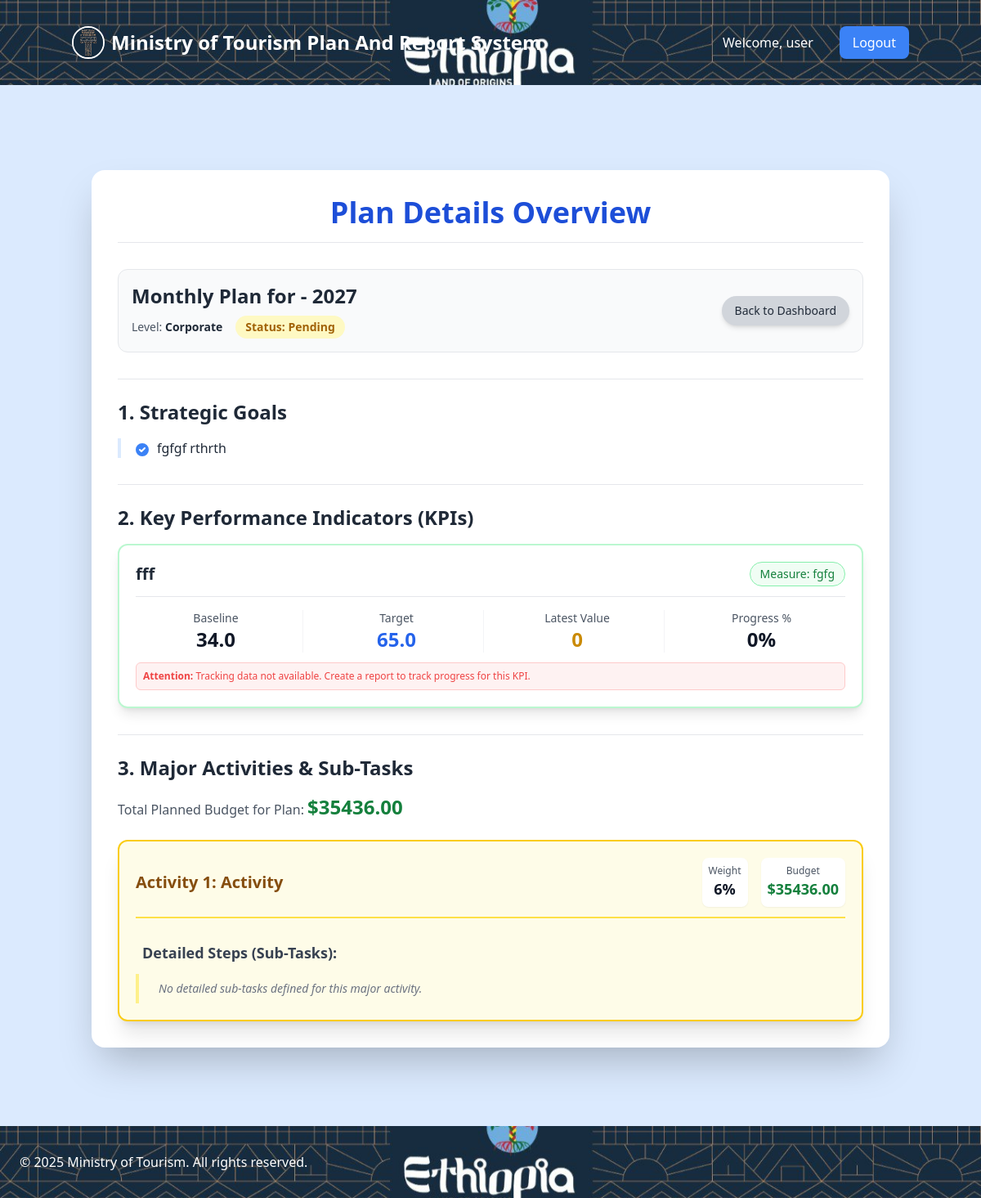
/plans/24/ (signed in), run on the app's committed database.
### accounts/models.py (models this page shows, shortened)
class User(AbstractUser):
    ROLE_CHOICES = (
        ('CORPORATE', 'Corporate'),
        ('STRATEGIC-TEAM', 'Strategic-Team'),
        ('MD', 'MD'),
        ('DEPARTMENT', 'Department'),
        ('DESK', 'Desk'),
        ('INDIVIDUAL', 'Individual'),
    )
    role = models.CharField(max_length=20, choices=ROLE_CHOICES, default='INDIVIDUAL')
    department = models.CharField(max_length=100, blank=True, null=True, help_text="Department of the user (e.g., Marketing, IT)")

### plans/models.py (models this page shows, shortened)
class Plan(models.Model):
    LEVEL_CHOICES = [
        ("individual", "Individual"),
        ("desk", "Desk"),
        ("department", "Department"),
        ("md", "MD"),
        ("corporate", "Corporate"),
        ("strategic-team", "Strategic Team")
    ]
    PLAN_TYPE_CHOICES = [
        ("weekly", "Weekly"),
        ("monthly", "Monthly"),
        ("quarterly", "Quarterly"),
        ("yearly", "Yearly"),
    ]
    user = models.ForeignKey(settings.AUTH_USER_MODEL, on_delete=models.CASCADE)
    level = models.CharField(max_length=20, choices=LEVEL_CHOICES)
    plan_type = models.CharField(max_length=20, choices=PLAN_TYPE_CHOICES)
    year = models.PositiveIntegerField()
    week_number = models.PositiveSmallIntegerField(
        choices=[(i, f"Week {i}") for i in range(1, 53)],
        null=True, blank=True
    )
    MONTH_CHOICES = [
        (1, "July"), (2, "August"), (3, "September"), (4, "October"),
        (5, "November"), (6, "December"), (7, "January"), (8, "February"),
        (9, "March"), (10, "April"), (11, "May"), (12, "June")
    ]
    month = models.PositiveSmallIntegerField(choices=MONTH_CHOICES, null=True, blank=True)
    quarter_number = models.PositiveSmallIntegerField(
        choices=[(i, f"Quarter {i}") for i in range(1, 5)],
        null=True, blank=True
    )
    status = models.CharField(
        max_length=20,
        choices=[("PENDING", "Pending"), ("APPROVED", "Approved"), ("REJECTED", "Rejected")],
        default="PENDING"
    )
    review_comments = models.TextField(blank=True, null=True)
    created_at = models.DateTimeField(auto_now_add=True)
    @property
    def total_budget(self):
        result = self.major_activities.aggregate(total_budget=Sum("budget"))
        return result["total_budget"] or 0.00

class StrategicGoal(models.Model):
    plan = models.ForeignKey(Plan, on_delete=models.CASCADE, related_name="goals", null=True, blank=True)
    title = models.CharField(max_length=255)

class KPI(models.Model):
    plan = models.ForeignKey(Plan, on_delete=models.CASCADE, related_name="kpis", null=True, blank=True)
    name = models.CharField(max_length=255)
    measurement = models.CharField(max_length=255, null=True, blank=True)
    baseline = models.FloatField()
    target = models.FloatField()
    target_q1 = models.FloatField(default=0.0)
    target_q2 = models.FloatField(default=0.0)
    target_q3 = models.FloatField(default=0.0)
    target_q4 = models.FloatField(default=0.0)

class MajorActivity(models.Model):
    plan = models.ForeignKey(
        Plan,
        on_delete=models.CASCADE,
        related_name="major_activities",
        null=True,
        blank=True
    )
    major_activity = models.CharField(max_length=255)
    weight = models.DecimalField(max_digits=5, decimal_places=2)
    budget = models.DecimalField(
    max_digits=10,
    decimal_places=2,
    default=0.00,
    help_text="Allocated budget for this Major Activity."
)
    responsible_person = models.ForeignKey(
        settings.AUTH_USER_MODEL,
        on_delete=models.SET_NULL,
        null=True,
        blank=True
    )

### plans/views.py (the view)
# urls.py: path('plans/<int:plan_id>/', views.view_plan, name='view_plan'),
@login_required
def view_plan(request, plan_id):
    plan = get_object_or_404(
        Plan.objects.prefetch_related(
            'goals',
            'kpis',
            'major_activities__detail_activities' # Ensure activities are fetched
        ),
        id=plan_id
    )
    user_role = request.user.role.lower()
    can_view = False
    if user_role == 'corporate' or (plan.user == request.user) or \
        (user_role == 'department' and plan.user.department == request.user.department):
        can_view = True
    if not can_view:
        raise Http404("You do not have permission to view this plan.")
    goals = plan.goals.all()
    kpis = plan.kpis.all()
    major_activities = plan.major_activities.all()
    context = {
        'plan': plan,
        'goals': plan.goals.all(),
        'kpis': plan.kpis.all(),
        'major_activities': plan.major_activities.all(),
    }
    return render(request, 'plans/view_plan.html', context)

### plans/templates/plans/view_plan.html (shortened to what this page needs)
{% extends "plans/base.html" %}
{% block content %}
<div class="bg-white p-6 sm:p-8 rounded-2xl shadow-2xl max-w-5xl mx-auto mt-8 lg:mt-12 mb-10">
    <h1 class="text-3xl sm:text-4xl font-extrabold text-center text-blue-700 mb-8 border-b pb-4">
        Plan Details Overview
    </h1>
    <div class="mb-8 p-4 border border-gray-200 rounded-xl bg-gray-50">
        <div class="flex flex-col md:flex-row justify-between items-start md:items-center gap-4">
            <div class="flex-1">
                <h2 class="text-2xl font-bold text-gray-800 mb-1">
                    {{ plan.plan_type|capfirst }} Plan
                    for
                    {% if plan.plan_type == 'yearly' %}
                    {{ plan.year }}
                    {% elif plan.plan_type == 'quarterly' %}
                    Q{{ plan.quarter_number }} - {{ plan.year }}
                    {% elif plan.plan_type == 'monthly' %}
                    {{ plan.month|date:"F" }} - {{ plan.year }}
                    {% elif plan.plan_type == 'weekly' %}
                    Week {{ plan.week_number }} - {{ plan.month|date:"F" }} - {{ plan.year }}
                    {% endif %}
                </h2>
                <div class="flex items-center space-x-4 text-sm mt-2">
                    <p class="text-gray-600 font-medium">Level: <span class="font-semibold text-gray-800">{{plan.level|capfirst }}</span></p>
                    <p class="font-bold text-sm px-3 py-1 rounded-full
                        {% if plan.status == 'APPROVED' %}bg-green-100 text-green-700
                        {% elif plan.status == 'REJECTED' %}bg-red-100 text-red-700
                        {% else %}bg-yellow-100 text-yellow-700
                        {% endif %}">
                        Status: {{ plan.get_status_display }}
                    </p>
                </div>
            </div>
            <div class="flex space-x-3 mt-3 md:mt-0">
                <a href="{% url 'dashboard' %}"
                    class="bg-gray-300 text-gray-800 font-medium py-2 px-4 rounded-full hover:bg-gray-400 transition-colors shadow-md text-sm">
                    Back to Dashboard
                </a>
            </div>
        </div>
    </div>
    <hr class="my-6">
    <h3 class="text-2xl font-bold text-gray-800 mt-6 mb-4">1. Strategic Goals</h3>
    <ul class="list-none space-y-3 mb-8 pl-4 border-l-4 border-blue-100">
        {% for goal in goals %}
        <li class="text-gray-700 flex items-start">
            <span class="font-medium text-gray-800">{{ goal.title }}</span>
        </li>
        {% empty %}
        <li class="text-gray-500 italic">No strategic goals defined.</li>
        {% endfor %}
    </ul>
    <hr class="my-6">
    <h3 class="text-2xl font-bold text-gray-800 mt-6 mb-4">2. Key Performance Indicators (KPIs)</h3>
    <div class="space-y-6 mb-8">
        {% for kpi in kpis %}
        <div class="border-2 border-green-200 p-5 rounded-xl bg-white shadow-lg">
            <div class="flex flex-col sm:flex-row justify-between items-start sm:items-center mb-4 border-b pb-3">
                <p class="font-bold text-xl text-gray-800">{{ kpi.name }}</p>
                <p
                    class="text-sm font-medium border border-green-300 bg-green-50 text-green-700 px-3 py-1 rounded-full mt-2 sm:mt-0">
                    Measure: {{ kpi.measurement|default:"N/A" }}
                </p>
            </div>
            <div class="grid grid-cols-2 md:grid-cols-4 gap-4 text-center">
                <div class="border-r border-gray-100 pr-2">
                    <span class="font-medium text-gray-600 block text-sm">Baseline</span>
                    <span class="text-gray-900 font-extrabold text-2xl">{{ kpi.baseline|default:"-" }}</span>
                </div>
                <div class="border-r border-gray-100 pr-2">
                    <span class="font-medium text-gray-600 block text-sm">Target</span>
                    <span class="text-blue-600 font-extrabold text-2xl">{{ kpi.target|default:"-" }}</span>
                </div>
                <div class="border-r border-gray-100 pr-2">
                    <span class="font-medium text-gray-600 block text-sm">Latest Value</span>
                    <span class="text-yellow-600 font-extrabold text-2xl">{{ kpi.latest_report.value|default:"0"}}</span>
                </div>
                 <div>
                    <span class="font-medium text-gray-600 block text-sm">Progress %</span>
                    <span class="text-gray-900 font-extrabold text-2xl">{{kpi.progress_percentage|floatformat:0|default:"0" }}%</span>
                </div>
            </div>
            {% if not kpi.latest_report %}
            <p class="text-red-500 text-xs mt-3 bg-red-50 p-2 rounded-md border border-red-200">
                <span class="font-bold">Attention:</span> Tracking data not available. Create a report to track progress
                for this KPI.
            </p>
            {% endif %}
        </div>
        {% empty %}
        <p class="text-gray-500 italic">No KPIs defined.</p>
        {% endfor %}
    </div>
    <hr class="my-6">
    <h3 class="text-2xl font-bold text-gray-800 mt-6 mb-4">3. Major Activities & Sub-Tasks</h3>
    <p class="text-gray-600 mb-6">Total Planned Budget for Plan: <span class="font-bold text-2xl text-green-700">${{ plan.total_budget|floatformat:2 }}</span></p>
    <div class="space-y-8">
        {% for major_activity in major_activities %}
        <div class="border-2 border-yellow-400 p-5 rounded-xl bg-yellow-50 shadow-xl transition-all duration-300">
            <div
                class="flex flex-col sm:flex-row justify-between items-start sm:items-center mb-4 pb-3 border-b-2 border-yellow-300">
                <h4 class="font-extrabold text-xl text-yellow-800">
                    Activity {{ forloop.counter }}: {{ major_activity.major_activity }}
                </h4>
                <div class="flex space-x-4 text-sm mt-3 sm:mt-0">
                    <div class="text-center bg-white p-2 rounded-lg shadow-sm">
                        <span class="font-medium text-gray-600 block text-xs">Weight</span>
                        <span class="text-gray-900 font-bold text-lg">{{ major_activity.weight|floatformat:0|default:"0"}}%</span>
                    </div>
                    <div class="text-center bg-white p-2 rounded-lg shadow-sm">
                        <span class="font-medium text-gray-600 block text-xs">Budget</span>
                        <span class="text-green-700 font-bold text-lg">${{ major_activity.budget|floatformat:2 }}</span>
                    </div>
                </div>
            </div>
            <div class="pt-3">
                <p class="text-lg font-semibold text-gray-700 mb-3 ml-2">Detailed Steps (Sub-Tasks):</p>
                <div class="space-y-4 pl-4 border-l-4 border-yellow-200">
                    {% for detail_activity in major_activity.detail_activities.all %}
                    <div
                        class="p-4 bg-white border border-yellow-200 rounded-lg shadow-md hover:shadow-lg transition-shadow duration-200">
                        <div class="flex justify-between items-start mb-2">
                            <p class="font-semibold text-gray-800 flex-1 pr-4">
                                {{ forloop.parentloop.counter }}.{{ forloop.counter }} {{detail_activity.detail_activity }}
                            </p>
                            <span class="text-xs font-bold px-3 py-1 rounded-full whitespace-nowrap
                                        {% if detail_activity.status == 'COMPLETED' %}bg-green-100 text-green-700
                                        {% elif detail_activity.status == 'IN_PROGRESS' %}bg-blue-100 text-blue-700
                                        {% else %}bg-gray-100 text-gray-600
                                        {% endif %}">
                                {{ detail_activity.get_status_display }}
                            </span>
                        </div>
                        <div class="flex justify-between items-center text-sm text-gray-600">
                        <p>Responsible: <span class="font-medium text-gray-800">{{ detail_activity.responsible_person }}</span></p>
                        <p>Weight: <span class="font-medium text-gray-800">{{ detail_activity.weight|floatformat:0 }}%</span></p>
                        </div>
                    </div>
                    {% empty %}
                    <p class="text-gray-500 text-sm italic p-2">No detailed sub-tasks defined for this major activity.
                    </p>
                    {% endfor %}
                </div>
            </div>
        </div>
        {% empty %}
        <p class="text-gray-500 italic">No major activities defined for this plan.</p>
        {% endfor %}
    </div>
</div>
{% endblock %}

### plans/templates/plans/base.html (shortened to what this page needs)
{% load static %}
<!DOCTYPE html>
<html lang="en">
<head>
    <script src="https://cdn.tailwindcss.com"></script>
</head>
<body class="bg-blue-100 min-h-screen font-sans antialiased">
<header class="py-8 px-6 mb-6 bg-cover bg-center bg-[url('{% static "plans/images/ministryoftourism.jpg" %}')]">
    <div class="container mx-auto">
        <div class="flex justify-between items-center">
            <div class="flex items-center">
                <img src="{% static 'plans/images/tourism logo.jpg' %}"
                     class="h-10 w-10 mr-2 object-cover rounded-full shadow-sm border-2 border-white">
                <h1 class="hidden md:block text-2xl font-bold text-white">
                    Ministry of Tourism Plan And Report System
                </h1>
            </div>
            <div class="hidden md:flex items-center gap-4">
                {% if user.is_authenticated %}
                <span class="text-white mr-4">Welcome, {{ user.username }}</span>
                <form action="{% url 'logout' %}" method="post" class="inline">
                    <button type="submit" class="bg-blue-500 text-white px-4 py-2 rounded-lg hover:bg-red-600">
                        Logout
                    </button>
                </form>
                {% else %}
                <a href="{% url 'login' %}" class="bg-blue-500 text-white px-4 py-2 rounded-lg hover:bg-blue-600">
                    Login
                </a>
                {% endif %}
            </div>
        </div>
    </div>
</header>
<main class="container mx-auto px-6 py-8">
    {% block content %}
    {% endblock %}
</main>
<footer class="mt-6 py-8 px-6 text-left text-white bg-cover bg-center bg-[url('{% static "plans/images/ministryoftourism.jpg" %}')]">
    &copy; 2025 Ministry of Tourism. All rights reserved.
</footer>
</body>
</html>

### data on the page
User: username "user"
Plan: plan_type "Monthly", year "2027", level "Corporate", status "Pending", total_budget "35436.00"
StrategicGoal: title "fgfgf rthrth"
KPI: name "fff", measurement "fgfg", baseline "34.0", target "65.0", latest_report.value "0", progress_percentage "0"
MajorActivity: major_activity "Activity", weight "6", budget "35436.00"
